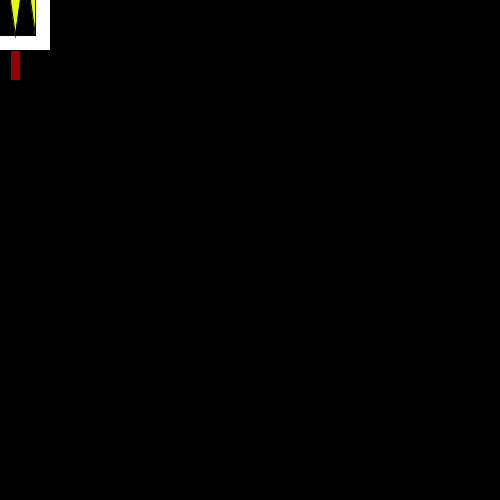
Frame 1 (no input)
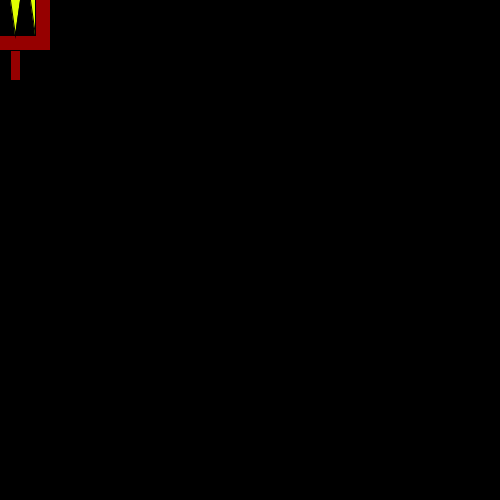
Frame 60 (the mouse pressed at the canvas centre just before this capture)
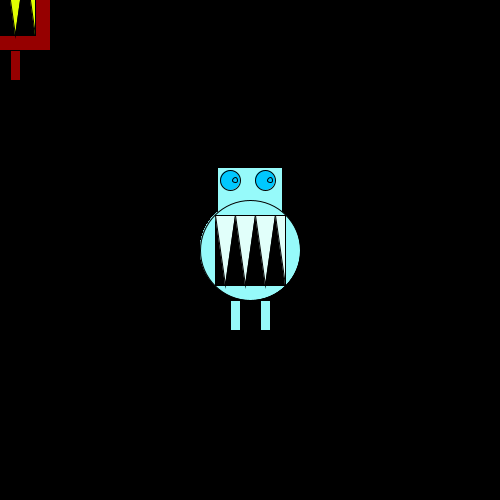
Frame 120 (the mouse held since frame 60 and released just before this capture)

The Processing sketch that drew these frames (run headless with seeded random() and noise(); from frame 60 on, the mouse is pressed at the canvas centre):

// Processing sketch: processing_23805
// ── processing_23805.pde

float r;
float g;
float b;
float a;

/*float x = 100;
float y = 100;*/


void setup() {
  size(500,500);
  background(0);
}

void draw() { 
  r = random(255);
  g = random(255);
  b = random(255);
  a = random(255);
  //fill(255,0,0);
rect(mouseX,mouseY,50,50);

ellipseMode(CENTER);
rectMode(CENTER);


//head
rect(mouseX,mouseY-50,65,65);

//mouth

    if (mousePressed) {
  ellipse(mouseX,mouseY,100,100);
}else{
  rect(mouseX,mouseY,100,100);
}
  //rect(mouseX,mouseY,100,100);
  fill(0);

  rect(mouseX,mouseY,70,70);

//eyes
  smooth();
  fill(0,200,255);
  ellipse(mouseX-20,mouseY-70,20,20);
  ellipse(mouseX-15,mouseY-70,5,5);  
  
  ellipse(mouseX+15,mouseY-70,20,20);
  ellipse(mouseX+20,mouseY-70,5,5);
  
//teeth
  fill(225,255,mouseY);
  triangle(mouseX-35,mouseY-35,mouseX-25,mouseY+35,mouseX-15,mouseY-35);
  triangle(mouseX-15,mouseY-35,mouseX-5,mouseY+35,mouseX+5,mouseY-35);
  triangle(mouseX+5,mouseY-35,mouseX+15,mouseY+35,mouseX+25,mouseY-35);
  triangle(mouseX+25,mouseY-35,mouseX+35,mouseY+35,mouseX+35,mouseY-35); 

//legs
fill(150,mouseX,mouseY,255);
  rect(mouseX-15,mouseY+65,10,30);
  rect(mouseX+15,mouseY+65,10,30);

}
                                       
